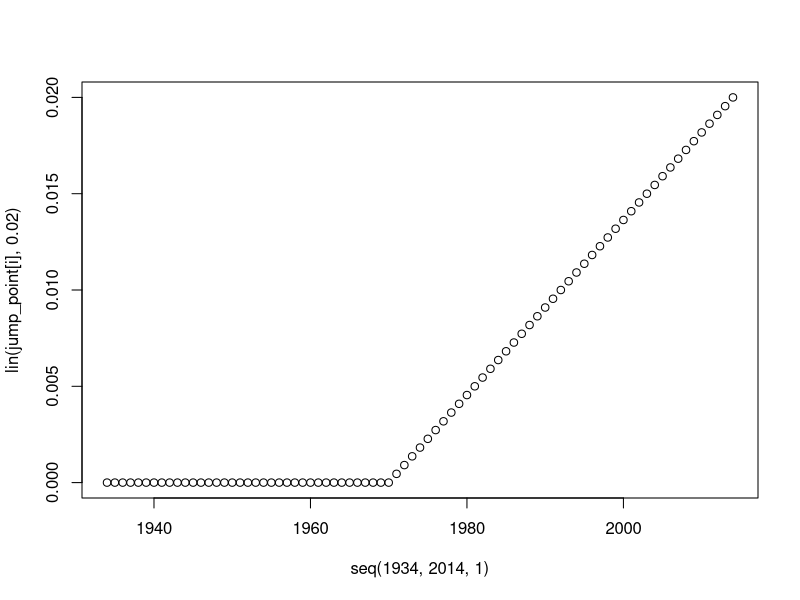
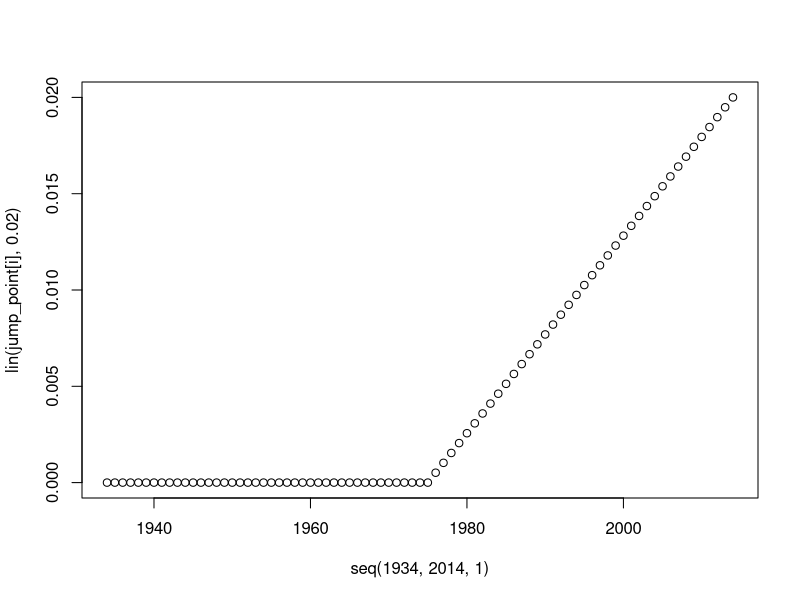
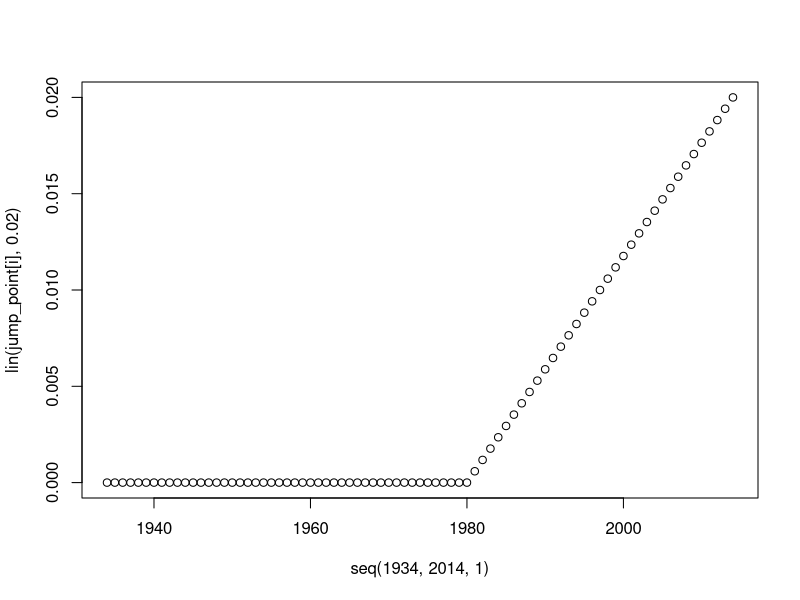
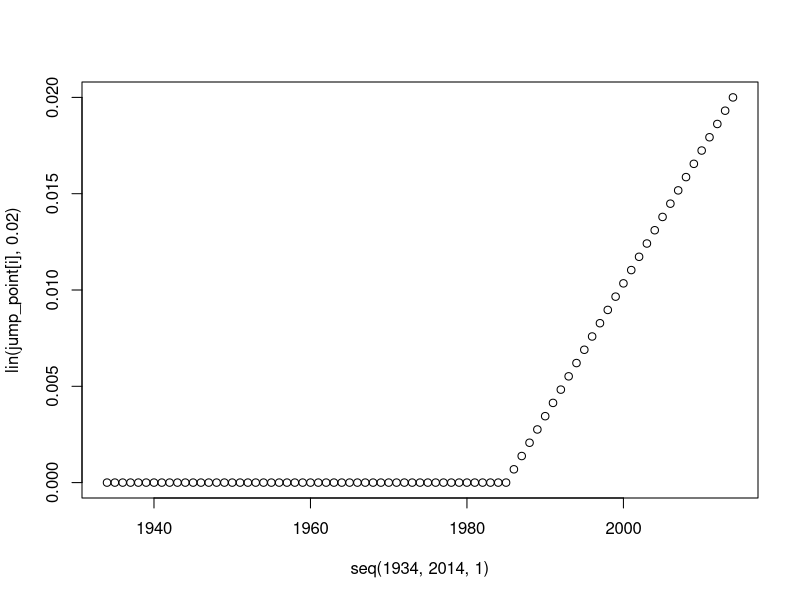
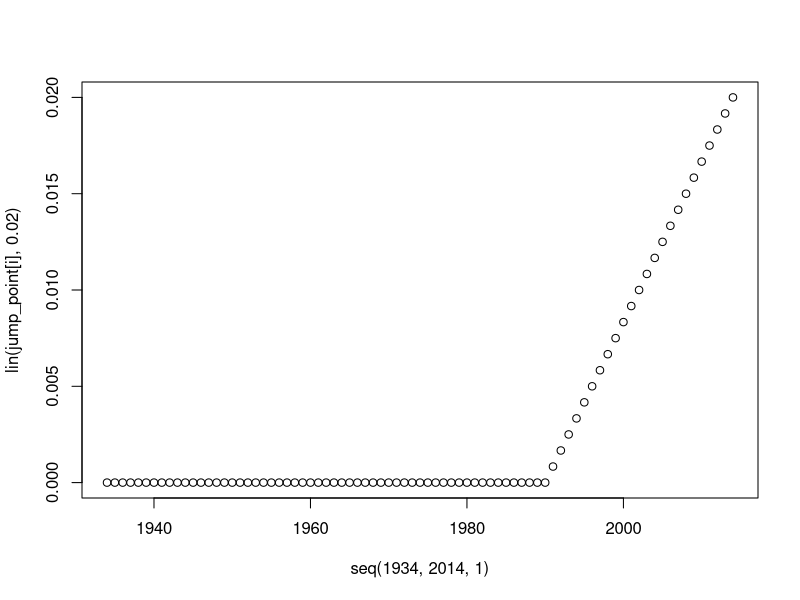
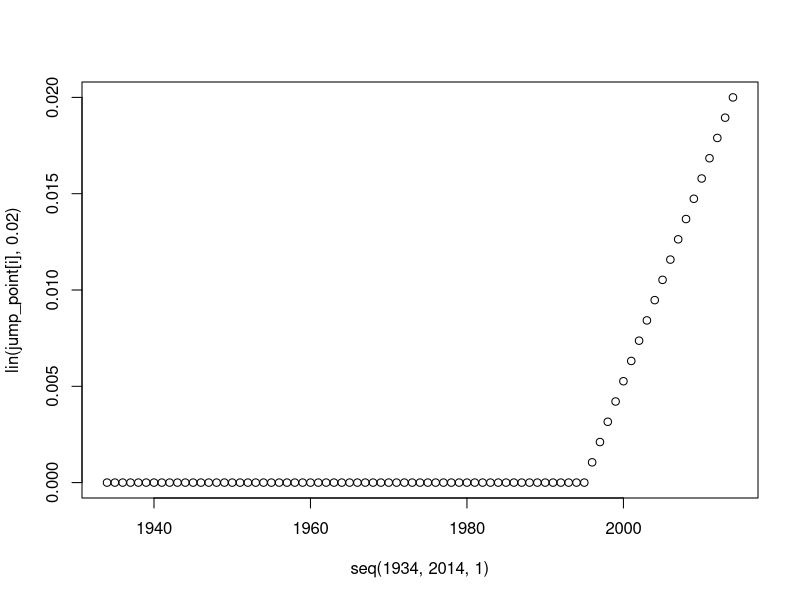
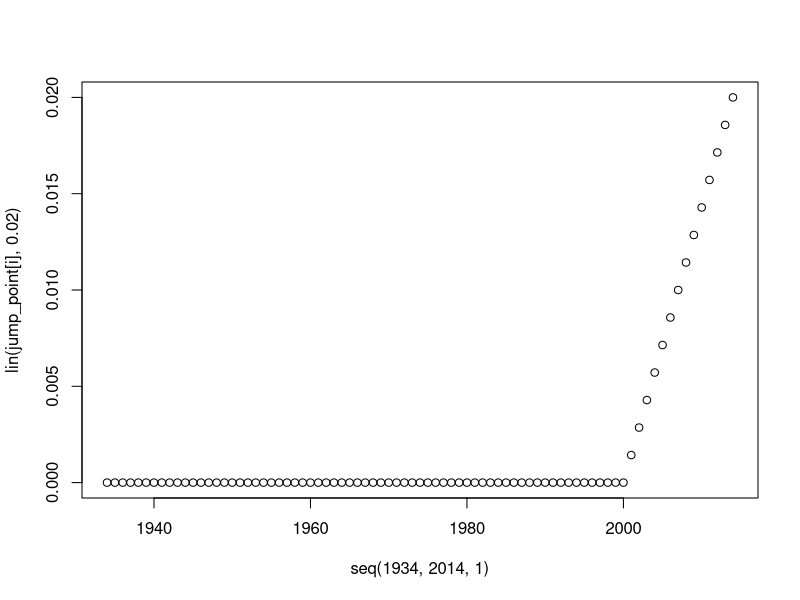
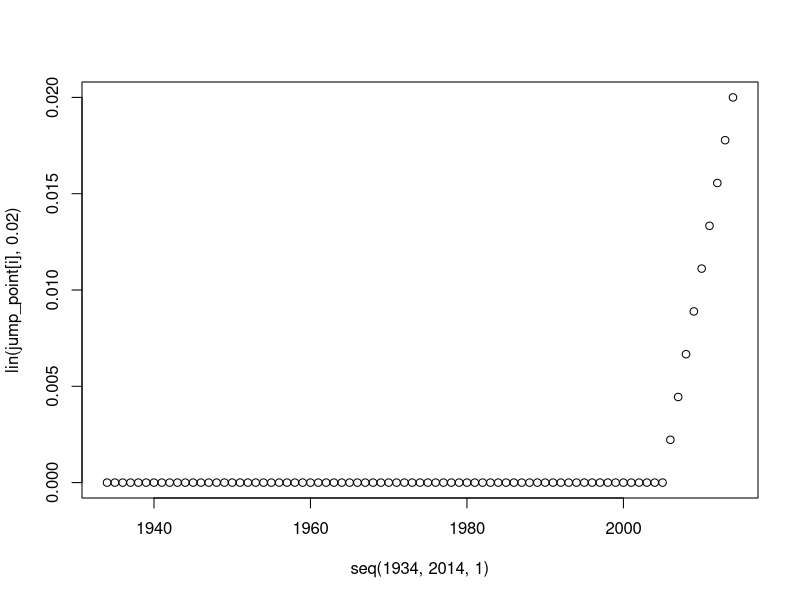

Write the R code that produced these figures, in order.
### Generate the trends in MDR to use
# stores as csv to be read in for others
# Linear
# Sigmoid
# Quadratic

library(ggplot2)

#### Linear curves to use *****####*****####*****####*****####*****####*****####*****####*****####*****####*****####*****####*****####*****####*****####*****####*****####*****####*****####*****####*****####*****####*****####
lin <- function(jump, max){c(rep(0,jump-1934),seq(0,max,length=(2014-(jump-1))))}
save_lin <- c()
index = 1
jump_point <- seq(1970,2010,5)

for(i in 1:length(jump_point)){
  plot(  seq(1934,2014,1),lin(jump_point[i],0.02) )
  save_lin <- rbind(save_lin,
                    cbind(index, i, jump_point[i],seq(1934,2014,1),lin(jump_point[i],0.02)))
  index = index + 1
}

save_lin <- as.data.frame(save_lin)
colnames(save_lin) <-c("index","i","jump","year","out")
save_lin$tilt <- 0
save_lin$type <- 0

#### Quadratic curves to use*****####*****####*****####*****####*****####*****####*****####*****####*****####*****####*****####*****####*****####*****####*****####*****####*****####*****####*****####*****####*****##
quad <- function(x,maxv){ 
  ll <-length(x)
  if(ll < 81){
    ff <- maxv/(ll^2)*(x^2)
    ff2 <- c(matrix(0,81-ll,1),ff)
  }else{ff2 <- maxv/(ll^2)*(x^2)}
  # 
  # 
  # w<-which( x < when)
  # if(length(w)>0){
  #   print("here")
  #   ff <- matrix(0,length(w),1)
  #   ff2 <-c(ff,max/((80-when)^2)*(x[w]^2))
  # } else{ ff2 <-max/((80-when)^2)*(x^2) }
  return(ff2)
} 


plot( seq(1934,2014,1),quad(seq(0,50,1),0.02))

# when increase after 1934? 1975, 1980, 1985, 1990, 1995, 2000
lengthx = seq(5,40,1)

save_quads <- c()
index = 1
for(i in 1:length(lengthx)){
  plot(  seq(1934,2014,1),quad(seq(0,lengthx[i],1),0.02))
  
  if(quad(seq(0,lengthx[i],1),0.02)[37] < 0.0002){
    if(quad(seq(0,lengthx[i],1),0.02)[81] > (0.02-0.002)){
      save_quads <- rbind(save_quads,
                          cbind(index,i,seq(1934,2014,1),quad(seq(0,lengthx[i],1),0.02)))
      index = index + 1
    }
  }
  
}

save_quads <- as.data.frame(save_quads)
colnames(save_quads) <-c("index","i","year","out")

ggplot(save_quads, aes(x=year,y=out,group=index, colour=index)) +  
  geom_line() +  geom_vline(xintercept = 1970)

#### Sigmoid curves to use *****####*****####*****####*****####*****####*****####*****####*****####*****####*****####*****####*****####*****####*****####*****####*****####*****####*****####*****####*****####*****####*****####*****####
sigm <- function(x,delta,max,B=1){ max/(1+exp(-B*(x-delta)))} 

# when increase after 1934? 1975, 1980, 1985, 1990, 1995, 2000
jump_point <- seq(41,76,1) #c(41,46,51,56,61,66,71,76)
# tilt-how much of a gradient?
tilt <-seq(0.01,2,0.05)

save_jps <- c()
index = 1
for(i in 1:length(jump_point)){
  plot(  seq(1934,2014,1),sigm(seq(0,80,1),jump_point[i],0.02,1))
  
  for(j in 1:length(tilt)){
    points(seq(1934,2014,1),sigm(seq(0,80,1),jump_point[i],0.02,tilt[j]),type="l")
    abline(v = 1970,lty="dashed")
    if(sigm(seq(0,80,1),jump_point[i],0.02,tilt[j])[37] < 0.0002){
      if(sigm(seq(0,80,1),jump_point[i],0.02,tilt[j])[81] > (0.02-0.002)){
        save_jps <- rbind(save_jps,
                          cbind(index, i,j,seq(1934,2014,1),sigm(seq(0,80,1),jump_point[i],0.02,tilt[j])))
        index = index + 1
      }
    }
    
  }
}
save_jps <- as.data.frame(save_jps)
colnames(save_jps) <-c("index","jump","tilt","year","out")

ggplot(save_jps, aes(x=year,y=out,group=index,colour = factor(tilt))) + 
  geom_line() + facet_wrap(~jump) + geom_vline(xintercept = 1970)

ggplot(save_jps, aes(x=year,y=out,group=index,colour = factor(tilt))) + 
  geom_line() +  geom_vline(xintercept = 1970)



#### Plateuing sigmoid curves*****####*****####*****####*****####*****####*****####*****####*****####*****####*****####*****####*****####*****####*****####*****####*****####*****####*****####*****####*****####*****####*****####
## fdsig-base(t)=1 / 1+exp(−a′1(t−t′mid1))11+exp(−a′2(t−t′mid2)). From "Sicegar" package
# I(t)=(Imax−Iinite−a1(t−tmid1)+1+Iinit)(1−Ifinalea2(t−tmid2)+1+Ifinal)
sigm_plateau <- function(x, delta1, delta2, max, final, A = 1, B = 1){ (max / (1 + exp(-A*(x-delta1))) ) * (final + (1 - final)/(1 + exp(B*(x-delta2)) ))} 
inv_sigm <- function(x, delta2, B, final){ (final + (1 - final)/(1 + exp(B*(x-delta2)) ))}

plot(  seq(1934,2014,1),sigm_plateau(seq(0,80,1),jump_point[1], (15 + jump_point[1]),0.05, 0.02 / 0.05, 0.5,0.5), type = "l")
abline(v = 1970,lty="dashed")

# variables = gap in when drop happens // max height (up to 10 times higher?) // tilt for each side

# when increase after 1934? 1975, 1980, 1985, 1990, 1995, 2000
jump_point <- c(41,46,51,56,61,66,71,76) # do every 5 years
# tilt-how much of a gradient?
tilt <-seq(0.01,2,0.2) # halve the gap
# gap
gap <- seq(15,25,5) # less than 15 is not a real jump
# height
heig <- seq(2,4,1)


save_jps_plat <- c()
index = 1
for(i in 1:length(jump_point)){
  #  plot(  seq(1934,2014,1),sigm_plateau(seq(0,80,1),jump_point[1], (10 + jump_point[1]),0.05, 0.02 / 0.05, 5,5))
  #  abline(v = 1970,lty="dashed")
  
  for(j in 1:length(tilt)){
    for(k in 1:length(tilt)){
      for(g in 1:length(gap)){
        for(h in 1:length(heig)){
          sg <- sigm_plateau(seq(0,80,1),jump_point[i], (gap[g] + jump_point[i]),heig[h] * 0.02, 0.02 / (heig[h]*0.02), tilt[j],tilt[k])
          # points(seq(1934,2014,1),sg,type="l")
          
          if(sg[37] < 0.0002){
            if(sg[81] > (0.02-0.002)){
              if(sg[81] < (0.02+0.002)){
                save_jps_plat <- rbind(save_jps_plat,
                                  cbind(index, i,j,k,g,h,seq(1934,2014,1),sg))
                index = index + 1
              }
            }
          }
        }
      }
    }
  }
}
save_jps_plat <- as.data.frame(save_jps_plat)
colnames(save_jps_plat) <-c("index","jump","tilt1","tilt2","dist_up","max_up","year","out")

ggplot(save_jps_plat, aes(x=year,y=out,group=index,colour = interaction(factor(tilt1), factor(tilt2)))) + 
  geom_line() + facet_wrap(~jump) + geom_vline(xintercept = 1970)

ggplot(save_jps_plat, aes(x=year,y=out,group=index,colour = factor(tilt1))) + 
  geom_line() +  geom_vline(xintercept = 1970)

##*********** Together ************************************************************************************************************************************************************######
## Save
save_quads$tilt = 0
save_quads$jump = 0
save_jps$i = 0
save_jps$type = 2
save_quads$type = 3
save_quads$tilt1 = 0
save_quads$tilt2 = 0
save_quads$dist_up = 0
save_quads$max_up = 0

save_jps$tilt1 = 0
save_jps$tilt2 = 0
save_jps$dist_up = 0
save_jps$max_up = 0

save_lin$tilt1 = 0
save_lin$tilt2 = 0
save_lin$type = 1
save_lin$dist_up = 0
save_lin$max_up = 0

save_jps_plat$tilt = 0
save_jps_plat$i = 0
save_jps_plat$type = 4

save_curves <- rbind(save_lin, save_jps, save_quads, save_jps_plat)

setwd("~/Dropbox/MRC SD Fellowship/Research/MDR/Latent_MDR/Data/")
write.csv(save_curves,"lin_sig_quad_sigd_curves.csv")

ggplot(save_curves, aes(x=year, y = out, group = index)) + geom_line(aes(col=factor(type))) + 
  facet_wrap(~type, scales = "free") + geom_vline(xintercept = 1970)
ggsave("mdr_curves_lin_sig_quad_sigd.pdf")



